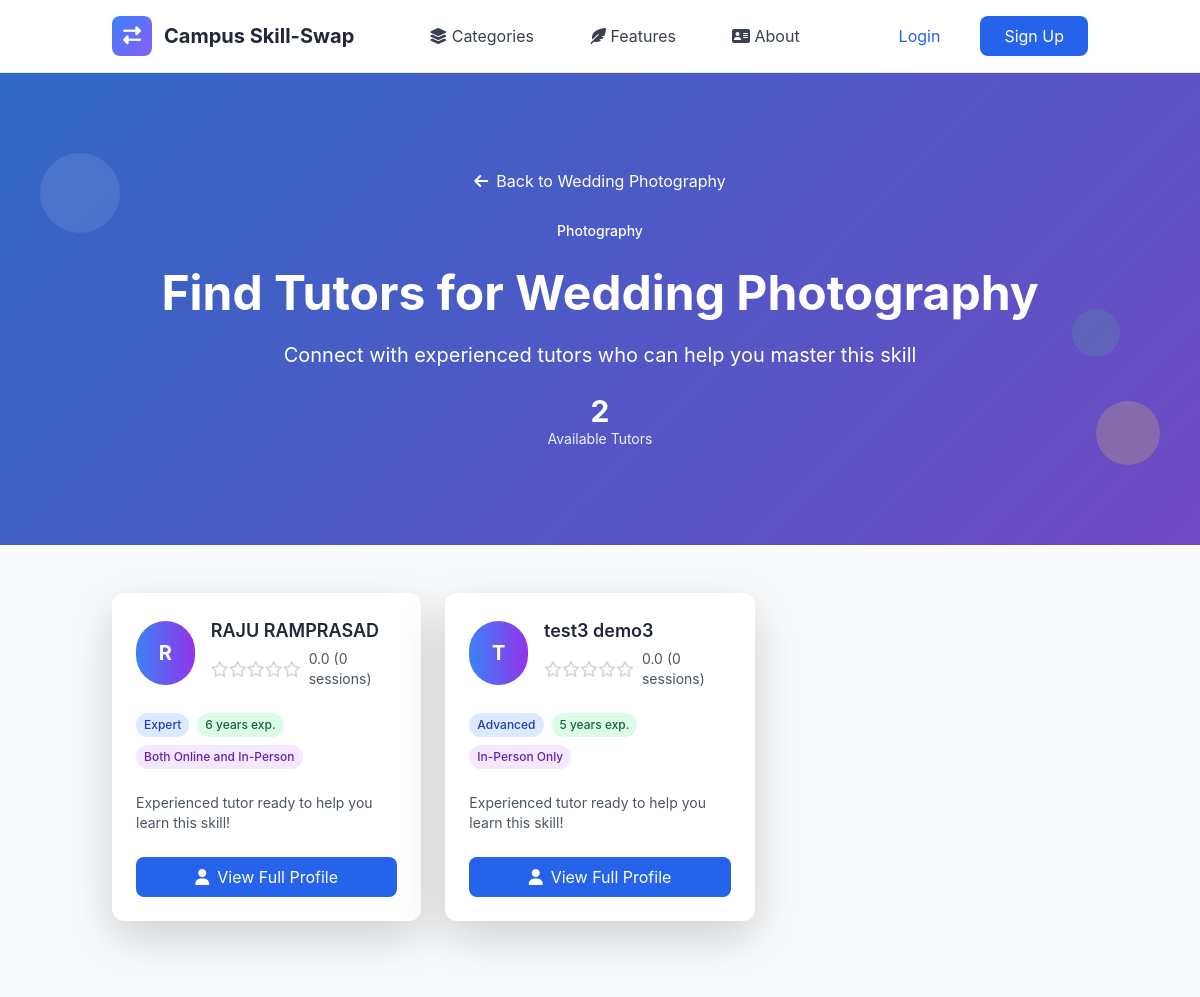
The app's page /skills/59/find-tutors/ with its own data.
### apps/skills/models.py (models this page shows, shortened)
class Skill(models.Model):
    name = models.CharField(max_length=100)
    category = models.ForeignKey(SkillCategory, on_delete=models.CASCADE, related_name='skills')
    image = models.ImageField(upload_to=skills_upload_to,blank=True,null=True)
    description = models.TextField(blank=True)
    is_popular = models.BooleanField(default=False)
    created_at = models.DateTimeField(auto_now_add=True)
    updated_at = models.DateTimeField(auto_now=True)
    class Meta:
        ordering = ['category__name', 'name']
        unique_together = ['name', 'category']

class SkillCategory(models.Model):
    name = models.CharField(max_length=100, unique=True)
    description = models.TextField(blank=True)
    icon = models.CharField(max_length=50, blank=True, help_text="CSS icon class")
    image = models.ImageField(upload_to='category_images/',blank=True,null=True)
    color = models.CharField(max_length=7, default='#3B82F6', help_text="Hex color code")
    is_active = models.BooleanField(default=True)
    created_at = models.DateTimeField(auto_now_add=True)
    updated_at = models.DateTimeField(auto_now=True)
    class Meta:
        ordering = ['name']
        verbose_name_plural = "Skill Categories"
        db_table = 'category'

class OfferedSkill(models.Model):
    PROFICIENCY_LEVELS = [
        ('beginner', 'Beginner'),
        ('intermediate', 'Intermediate'),
        ('advanced', 'Advanced'),
        ('expert', 'Expert'),
    ]
    user = models.ForeignKey(User, on_delete=models.CASCADE, related_name='offered_skills')
    skill = models.ForeignKey(Skill, on_delete=models.CASCADE, related_name='offered_by_users')
    proficiency_level = models.CharField(max_length=20, choices=PROFICIENCY_LEVELS)
    description = models.TextField(blank=True, help_text="Describe your experience with this skill")
    years_of_experience = models.PositiveIntegerField(default=0)
    is_active = models.BooleanField(default=True)
    teaching_preference = models.CharField(max_length=20, choices=[
        ('online', 'Online Only'),
        ('in_person', 'In-Person Only'),
        ('both', 'Both Online and In-Person'),
    ], default='both')
    max_students_per_session = models.PositiveIntegerField(default=1)
    created_at = models.DateTimeField(auto_now_add=True)
    updated_at = models.DateTimeField(auto_now=True)
    total_sessions = models.PositiveIntegerField(default=0)
    average_rating = models.FloatField(default=0.0)
    class Meta:
        ordering = ['-created_at']
        unique_together = ['user', 'skill']
        db_table = 'offeredskill'

### apps/skills/views.py (the view)
# urls.py: path('<int:skill_id>/find-tutors/', views.FindTutorsView.as_view(), name='find_tutors'),
class FindTutorsView(ListView):
    model = OfferedSkill
    template_name = 'skills/find_tutors.html'
    context_object_name = 'tutors'
    paginate_by = 12
    def get_queryset(self):
        skill_id = self.kwargs['skill_id']
        return (OfferedSkill.objects
                .filter(skill_id=skill_id, is_active=True)
                .select_related('user', 'skill')
                .order_by('-average_rating', '-total_sessions'))
    def get_context_data(self, **kwargs):
        context = super().get_context_data(**kwargs)
        skill_id = self.kwargs['skill_id']
        context['skill'] = get_object_or_404(Skill, id=skill_id)
        return context

### templates/skills/find_tutors.html (shortened to what this page needs)
{% extends 'layout/base.html' %}
{% load static %}
{% block content %}
<section class="gradient-bg relative overflow-hidden">
    <div class="absolute inset-0 bg-black opacity-20"></div>
    <div class="relative container mx-auto px-4 py-16 lg:py-24">
        <div class="text-center text-white">
            <nav class="mb-6">
                <a href="{% url 'skills:skill_detail' skill.id %}" class="text-white hover:text-yellow-300 transition-colors">
                    <i class="fas fa-arrow-left mr-2"></i>Back to {{ skill.name }}
                </a>
            </nav>
            <div class="inline-block bg-{{ skill.category.color|default:'blue' }}-100 text-{{ skill.category.color|default:'blue' }}-800 px-4 py-1 rounded-full text-sm font-medium mb-4">
                {{ skill.category.name }}
            </div>
            <h1 class="text-4xl lg:text-5xl font-bold mb-4">Find Tutors for {{ skill.name }}</h1>
            <p class="text-lg lg:text-xl mb-6">Connect with experienced tutors who can help you master this skill</p>
            <div class="text-center">
                <div class="text-3xl font-bold">{{ tutors|length }}</div>
                <div class="text-sm opacity-90">Available Tutors</div>
            </div>
        </div>
    </div>
    <div class="absolute top-20 left-10 w-20 h-20 bg-white opacity-10 rounded-full animate-bounce"></div>
    <div class="absolute bottom-20 right-10 w-16 h-16 bg-yellow-300 opacity-20 rounded-full animate-pulse"></div>
    <div class="absolute top-1/2 right-20 w-12 h-12 bg-green-400 opacity-15 rounded-full animate-bounce delay-75"></div>
</section>
<section class="py-12 bg-gray-50">
    <div class="container mx-auto px-4">
        {% if tutors %}
            <div class="grid md:grid-cols-2 lg:grid-cols-3 gap-6">
                {% for tutor in tutors %}
                <div class="bg-white rounded-xl shadow-lg p-6 hover:shadow-xl transition-all transform hover:scale-105">
                    <div class="flex items-center mb-4">
                        <div class="w-16 h-16 bg-gradient-to-r from-blue-500 to-purple-600 rounded-full flex items-center justify-center text-white text-xl font-bold">
                            {{ tutor.user.first_name.0|default:tutor.user.username.0|upper }}
                        </div>
                        <div class="ml-4">
                            <h3 class="text-lg font-semibold text-gray-800">
                                {{ tutor.user.first_name }} {{ tutor.user.last_name|default:tutor.user.username }}
                            </h3>
                            <div class="flex items-center mt-1">
                                {% for i in "12345" %}
                                    {% if forloop.counter <= tutor.average_rating|floatformat:0 %}
                                        <i class="fas fa-star text-yellow-400"></i>
                                    {% else %}
                                        <i class="far fa-star text-gray-300"></i>
                                    {% endif %}
                                {% endfor %}
                                <span class="text-sm text-gray-600 ml-2">
                                    {{ tutor.average_rating|floatformat:1 }} ({{ tutor.total_sessions }} sessions)
                                </span>
                            </div>
                        </div>
                    </div>
                    <div class="mb-4 space-y-2">
                        <div class="flex flex-wrap gap-2">
                            <span class="inline-block bg-blue-100 text-blue-800 px-2 py-1 rounded-full text-xs font-medium">
                                {{ tutor.get_proficiency_level_display }}
                            </span>
                            <span class="inline-block bg-green-100 text-green-800 px-2 py-1 rounded-full text-xs font-medium">
                                {{ tutor.years_of_experience }} years exp.
                            </span>
                            <span class="inline-block bg-purple-100 text-purple-800 px-2 py-1 rounded-full text-xs font-medium">
                                {{ tutor.get_teaching_preference_display }}
                            </span>
                        </div>
                    </div>
                    <p class="text-gray-600 text-sm mb-6 line-clamp-3">
                        {{ tutor.description|default:"Experienced tutor ready to help you learn this skill!" }}
                    </p>
                    <div class="space-y-2">
                        <a href="{% url 'skills:tutor_profile' tutor.user.id %}" class="w-full bg-blue-600 text-white py-2 px-4 rounded-lg text-center block hover:bg-blue-700 transition-colors">
                            <i class="fas fa-user mr-2"></i>View Full Profile
                        </a>
                    </div>
                </div>
                {% endfor %}
            </div>
        {% endif %}
    </div>
</section>
{% endblock %}

### templates/layout/base.html (style rules this page uses)
:root { --primary-color: #3B82F6; --secondary-color: #10B981; --accent-color: #8B5CF6; --warning-color: #F59E0B; --danger-color: #EF4444; }
body { font-family: 'Inter', -apple-system, BlinkMacSystemFont, sans-serif; }
.gradient-bg { background: linear-gradient(135deg, var(--primary-color) 0%, var(--accent-color) 100%); }

### records on screen
Skill: name "Wedding Photography", category.name "Photography"
OfferedSkill: user.first_name.0 "R", user.first_name "RAJU", user.last_name "RAMPRASAD", average_rating "0.0", total_sessions "0", proficiency_level "Expert", years_of_experience "6", teaching_preference "Both Online and In-Person", description "Experienced tutor ready to help you learn this skill!"
OfferedSkill: user.first_name.0 "T", user.first_name "test3", user.last_name "demo3", average_rating "0.0", total_sessions "0", proficiency_level "Advanced", years_of_experience "5", teaching_preference "In-Person Only", description "Experienced tutor ready to help you learn this skill!"

### other values on screen
{{ tutors|length }} "2"
